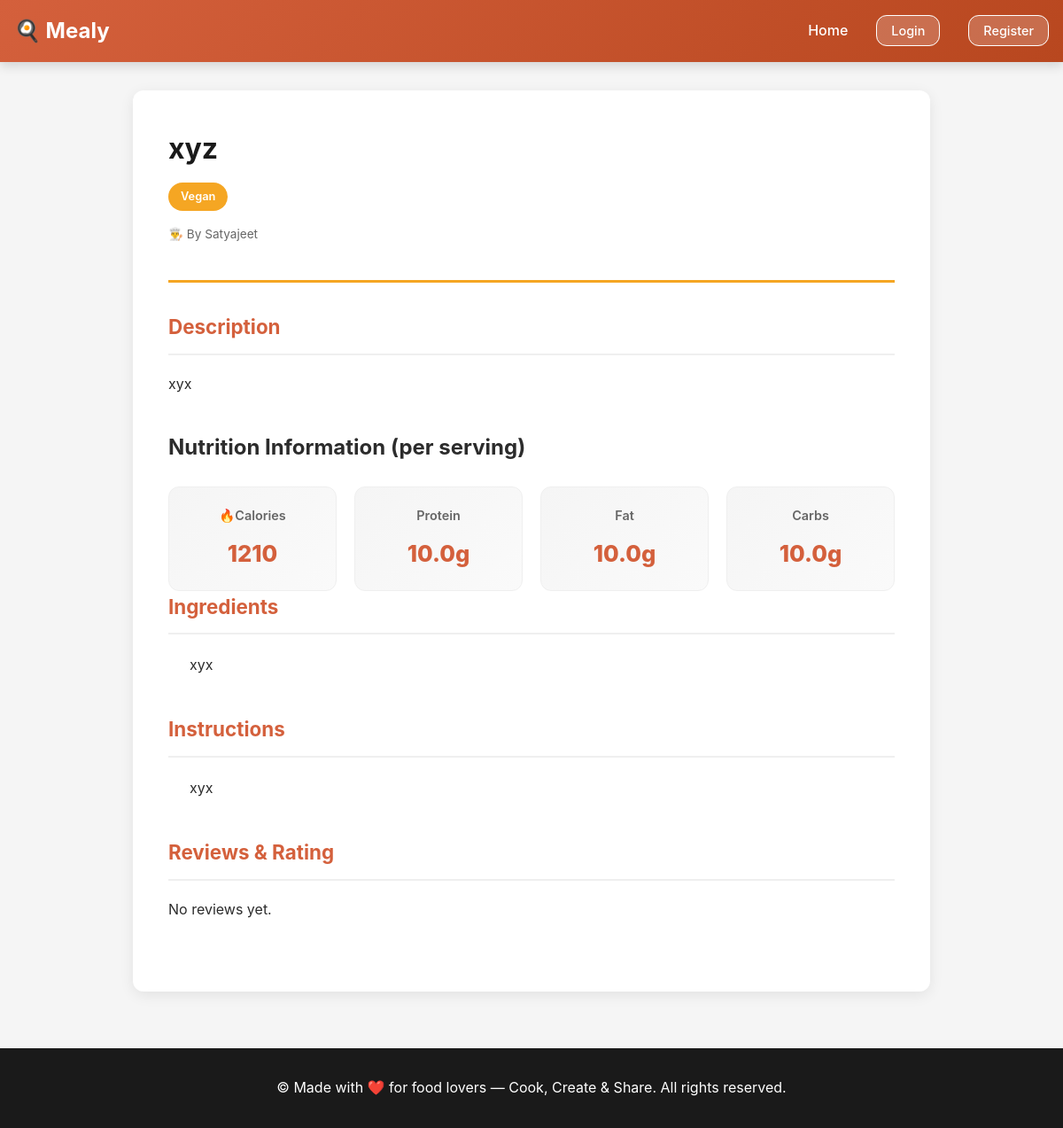
/recipes/6/, run on the app's committed database.
### recipes/models.py (models this page shows, shortened)
class Recipe(models.Model):
    DIETARY_CHOICES = [
        ('none', 'None'),
        ('vegan', 'Vegan'),
        ('vegetarian', 'Vegetarian'),
        ('gluten_free', 'Gluten-Free'),
    ]
    user = models.ForeignKey(User, on_delete=models.CASCADE, related_name='recipes')
    title = models.CharField(max_length=255)
    description = models.TextField()
    ingredients = models.TextField()  # Stored as comma-separated or newline-separated
    instructions = models.TextField()
    calories = models.IntegerField(validators=[MinValueValidator(0)])
    protein = models.FloatField(validators=[MinValueValidator(0)])  # in grams
    fat = models.FloatField(validators=[MinValueValidator(0)])  # in grams
    carbs = models.FloatField(validators=[MinValueValidator(0)])  # in grams
    dietary_type = models.CharField(max_length=20, choices=DIETARY_CHOICES, default='none')
    is_shared = models.BooleanField(default=False)
    created_at = models.DateTimeField(auto_now_add=True)
    updated_at = models.DateTimeField(auto_now=True)
    class Meta:
        ordering = ['-created_at']

### recipes/views.py (the view)
# urls.py: path('recipes/<int:pk>/', views.view_recipe, name='view_recipe'),
def view_recipe(request, pk):
    recipe = get_object_or_404(Recipe, pk=pk)
    if not recipe.is_shared and recipe.user != request.user:
        return redirect('home')
    reviews = RecipeReview.objects.filter(recipe=recipe).select_related('reviewer')
    avg_rating = reviews.aggregate(Avg('rating'))['rating__avg']
    is_favorite = False
    if request.user.is_authenticated:
        is_favorite = FavoriteRecipe.objects.filter(user=request.user, recipe=recipe).exists()
    context = {
        'recipe': recipe,
        'reviews': reviews,
        'avg_rating': avg_rating,
        'is_favorite': is_favorite,
    }
    return render(request, 'recipes/view_recipe.html', context)

### templates/recipes/view_recipe.html (shortened to what this page needs)
{% extends 'base.html' %}
{% block content %}
<div class="recipe-detail">
    <div class="recipe-header">
        <div>
            <h1>{{ recipe.title }}</h1>
            <p class="dietary-badge">{{ recipe.get_dietary_type_display }}</p>
            {% if recipe.user != user %}
                <p class="author">👨‍🍳 By {{ recipe.user.username }}</p>
            {% endif %}
        </div>
    </div>
    <div class="recipe-content">
        <div class="recipe-section">
            <h2>Description</h2>
            <p>{{ recipe.description }}</p>
        </div>
        <div class="nutrition-section">
            <h2>Nutrition Information (per serving)</h2>
            <div class="nutrition-grid">
                <div class="nutrition-item">
                    <span class="label">🔥Calories</span>
                    <span class="value">{{ recipe.calories }}</span>
                </div>
                <div class="nutrition-item">
                    <span class="label">Protein</span>
                    <span class="value">{{ recipe.protein }}g</span>
                </div>
                <div class="nutrition-item">
                    <span class="label">Fat</span>
                    <span class="value">{{ recipe.fat }}g</span>
                </div>
                <div class="nutrition-item">
                    <span class="label">Carbs</span>
                    <span class="value">{{ recipe.carbs }}g</span>
                </div>
            </div>
        </div>
        <div class="recipe-section">
            <h2>Ingredients</h2>
            <ul>
                {% for ingredient in recipe.ingredients.split %}
                    {% if ingredient %}
                        {{ ingredient }}
                    {% endif %}
                {% endfor %}
            </ul>
        </div>
        <div class="recipe-section">
            <h2>Instructions</h2>
            <ol>
                {% for instruction in recipe.instructions.split %}
                    {% if instruction %}
                        {{ instruction }}
                    {% endif %}
                {% endfor %}
            </ol>
        </div>
        {% if recipe.is_shared or recipe.user == user %}
        <div class="recipe-section">
            <h2>Reviews & Rating</h2>
            {% if reviews %}
            <div style="margin-top: 1.5rem;">
                {% for review in reviews %}
                <div style="border-left: 3px solid var(--secondary-color); padding: 1rem; margin: 1rem 0; background-color: var(--gray-50); border-radius: 6px;">
                    <strong>{{ review.reviewer.username }}</strong> <span style="font-size: 1.1rem;">{{ review.rating }}⭐</span>
                    <p style="margin-top: 0.5rem; color: var(--gray-600);">{{ review.comment }}</p>
                    <small style="color: var(--gray-600);">{{ review.created_at|date:"M d, Y" }}</small>
                </div>
                {% endfor %}
            </div>
            {% else %}
            <p>No reviews yet. {% if user.is_authenticated and recipe.is_shared %}<a href="{% url 'add_review' recipe.id %}">Be the first to review</a>{% endif %}</p>
            {% endif %}
        </div>
        {% endif %}
    </div>
</div>
{% endblock %}

### static/style.css (style rules this page uses)
* { margin: 0; padding: 0; box-sizing: border-box; }
:root { --primary-color: #d4603c; --primary-dark: #b8471f; --secondary-color: #f5a623; --accent-color: #2d5016; --danger-color: #e74c3c; --success-color: #27ae60; --gray-50: #fafafa; --gray-100: #f5f5f5; --gray-200: #efefef; --gray-300: #ddd; --gray-600: #666; --gray-900: #1a1a1a; --text-color: #2c2c2c; --bg-color: #ffffff; --border-radius: 12px; }
body { font-family: -apple-system, BlinkMacSystemFont, "Segoe UI", "Roboto", sans-serif; line-height: 1.6; color: var(--text-color); background-color: var(--gray-100); }
.dietary-badge { display: inline-block; background-color: var(--secondary-color); color: white; padding: 0.375rem 0.875rem; border-radius: 20px; font-size: 0.8rem; margin-bottom: 1rem; width: fit-content; font-weight: 600; }
.author { font-size: 0.85rem; color: var(--gray-600); margin-bottom: 0.5rem; }
.recipe-detail { background: white; padding: 2.5rem; border-radius: var(--border-radius); box-shadow: 0 4px 16px rgba(0, 0, 0, 0.08); max-width: 900px; margin: 0 auto; }
.recipe-header { border-bottom: 3px solid var(--secondary-color); padding-bottom: 2rem; margin-bottom: 2rem; display: flex; justify-content: space-between; align-items: flex-start; gap: 2rem; flex-wrap: wrap; }
.recipe-header h1 { color: var(--gray-900); margin-bottom: 0.75rem; font-size: 2rem; font-weight: 700; flex: 1; min-width: 300px; }
.recipe-content { margin-bottom: 2.5rem; }
.recipe-section { margin-bottom: 2.5rem; }
.recipe-section h2 { color: var(--primary-color); margin-bottom: 1.25rem; border-bottom: 2px solid var(--gray-200); padding-bottom: 0.75rem; font-size: 1.4rem; font-weight: 700; }
.recipe-section ul, .recipe-section ol { margin-left: 1.5rem; line-height: 1.8; }
.nutrition-grid { display: grid; grid-template-columns: repeat(auto-fit, minmax(140px, 1fr)); gap: 1.25rem; margin-top: 1.5rem; }
.nutrition-item { background: linear-gradient(135deg, var(--gray-100), var(--gray-50)); padding: 1.25rem; border-radius: var(--border-radius); text-align: center; border: 1px solid var(--gray-200); }
.nutrition-item .label { display: block; font-size: 0.9rem; color: var(--gray-600); margin-bottom: 0.75rem; font-weight: 600; }
.nutrition-item .value { display: block; font-size: 1.6rem; font-weight: 800; color: var(--primary-color); }

### data on the page
Recipe: title "xyz", dietary_type "Vegan", user.username "Satyajeet", description "xyx", calories "1210", protein "10.0", fat "10.0", carbs "10.0", split "xyx", split "xyx"
